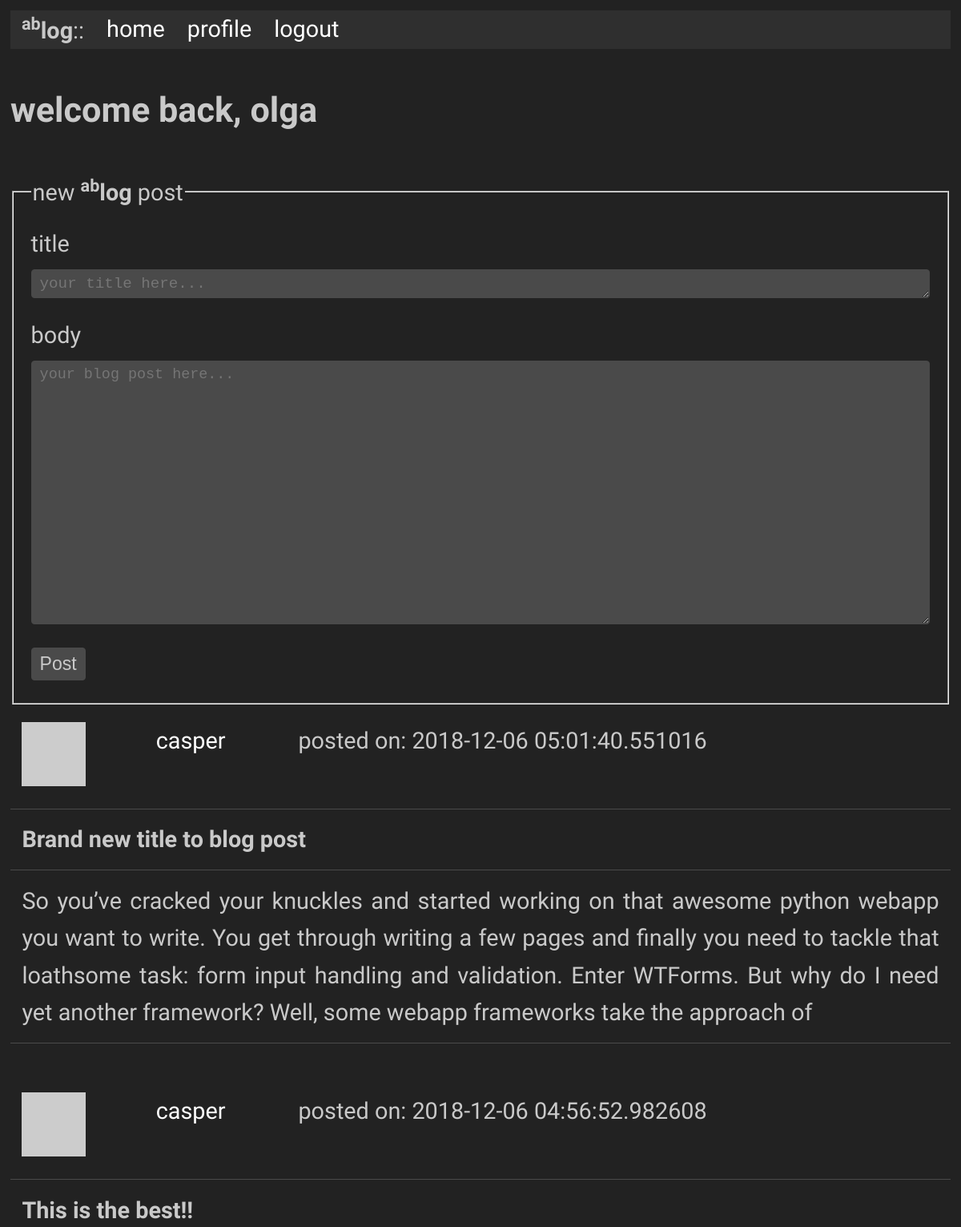
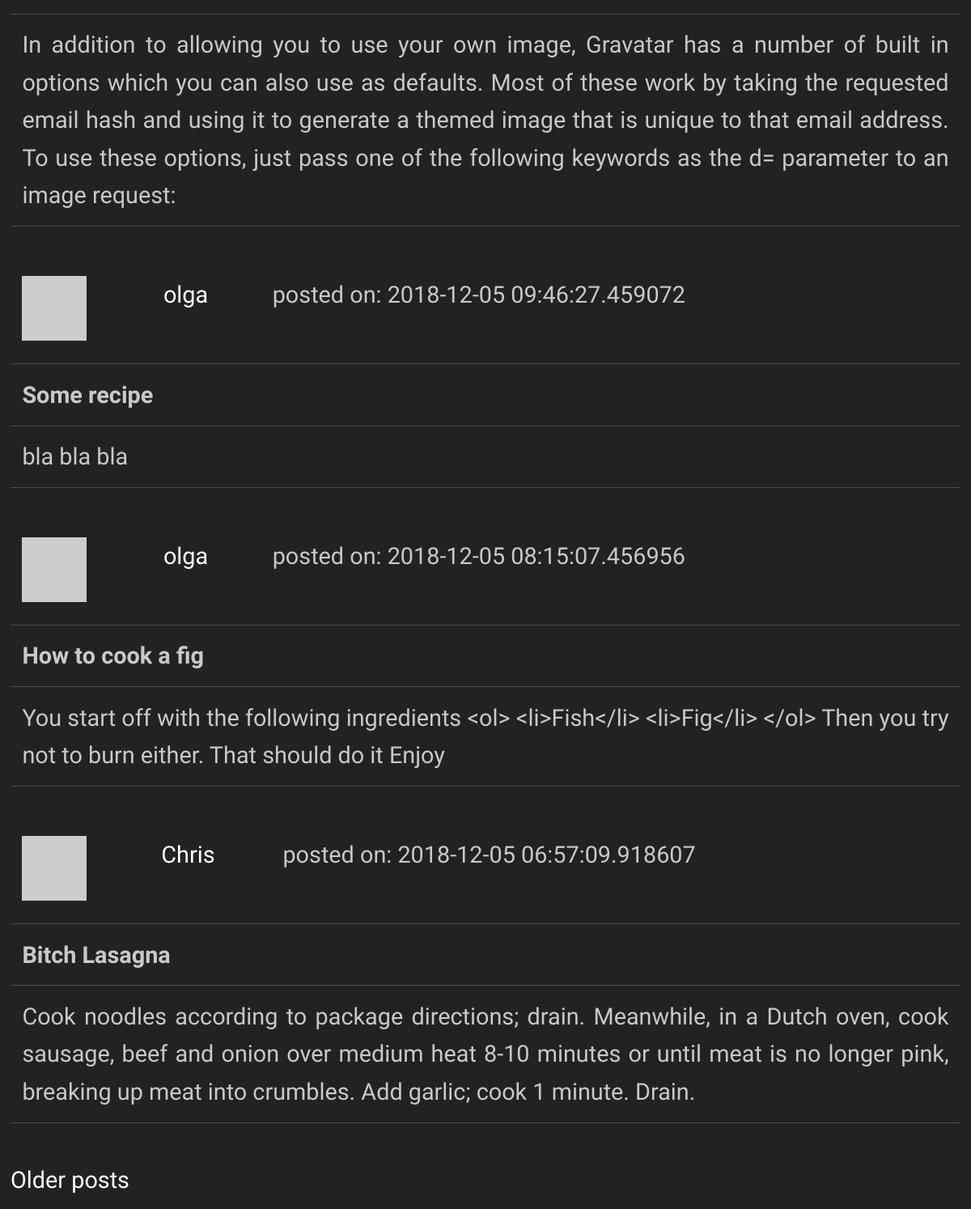
The page /index (signed in) on the database its author committed (2 pictures, top to bottom).
### app/models.py (models this page shows, shortened)
class User(UserMixin, db.Model):
    id            = db.Column(db.Integer, primary_key = True)
    username      = db.Column(db.String(64), index = True, unique = True)
    full_name     = db.Column(db.String(80), index = True)
    email         = db.Column(db.String(128), index = True, unique = True)
    password_hash = db.Column(db.String(128))
    posts         = db.relationship('Post', backref = 'author', lazy = 'dynamic')
    about_me      = db.Column(db.String(50))
    last_seen     = db.Column(db.DateTime, default=datetime.utcnow)
    """
    Generates password hash from password string
    """
    """
    Checks if provided password matches self.password_hash
    """
    """
    Fetches generated avatar from gravatar from hash, which is generated from email
    """
    def avatar(self, size = 64):
        digest = md5(self.email.lower().encode('utf-8')).hexdigest()
        return('https://gravatar.com/avatar/{}?d=retro&s={}'.format(digest, size))

class Post(db.Model):
    id           = db.Column(db.Integer, primary_key = True)
    title        = db.Column(db.String(40))
    body         = db.Column(db.String(100))
    timestamp    = db.Column(db.DateTime, index = True, default = datetime.utcnow)
    user_id      = db.Column(db.Integer, db.ForeignKey('user.id'))

### app/routes.py (the view)
@app.route('/', methods = ['POST', 'GET'])
@app.route('/index', methods = ['POST', 'GET'])
def index():
    page        = request.args.get('page', 1, type = int)
    posts       = Post.query.order_by(Post.timestamp.desc()).paginate(page, app.config['POSTS_PER_PAGE'], False)
    next_url    = url_for('index', page = posts.next_num) if posts.has_next else None
    prev_url    = url_for('index', page = posts.prev_num) if posts.has_prev else None
    if current_user.is_authenticated:
        form = PostForm()
        if form.validate_on_submit():
            post = Post(title = form.title.data, body = form.body.data, author = current_user)
            db.session.add(post)
            db.session.commit()
            flash('Posted!', category='message')
            return(redirect(url_for('index')))
        return(render_template('index.html',  title = "Home", form = form, posts = posts.items, next_url = next_url, prev_url = prev_url))
    else:
        return(render_template('welcome.html',  title = "Welcome", posts = posts.items, next_url = next_url, prev_url = prev_url))

### app/forms.py
class PostForm(FlaskForm):
    title   = TextAreaField('Title', validators = [DataRequired(), Length(min = 0, max = 40)], widget = TextArea())
    body    = TextAreaField('Body', validators = [DataRequired(), Length(min = 0, max = 100, message = "Blog post too long")], widget = TextArea())
    submit  = SubmitField('Post')

### app/models.py (called while the page is built)
@login.user_loader
def load_user(id):
    return User.query.get(int(id))

### app/routes.py (called while the page is built)
@app.before_request
def before_request():
    if current_user.is_authenticated:
        current_user.last_seen = datetime.utcnow()
        db.session.commit()

### app/templates/index.html (shortened to what this page needs)
{% extends "base.html" %}
{% block content %}
    <h4>welcome back, {{ current_user.username }}</h4>
    <form action = "" method = "post">
      <fieldset>
        <legend>new <b><sup>ab</sup>log</b> post</legend>
          <label for="textarea">title</label>
          <div>{{ form.title(size = 50, cols = 48, rows = 1.5, placeholder = "your title here...", class="textarea", id = "titlefield") }}</div>
          <label for="textarea">body</label>
          <div>{{ form.body(size = 512, cols = 48, rows = 15, placeholder = "your blog post here...", class="textarea", id = "bodyfield") }}</div>
          <div>{{ form.submit(class="button", id = "button") }}</div>
      </fieldset>
    </form>
    {% for post in posts %}
        {% include '_post.html' %}
    {% endfor %}
    {% if next_url %}
    <a href="{{ next_url }}">Older posts</a>
    {% endif %}
{% endblock %}

### app/templates/base.html (shortened to what this page needs)
<!doctype html>
<link rel="stylesheet" href="{{ url_for('static', filename='style.css') }}">
<html>
    <head>
    </head>
    <body>
      <ul>
        <li><b><sup>ab</sup>log</b>::</li>
        <li><a href="{{ url_for('index') }}">home</a></li>
        {% if current_user.is_anonymous %}
        <li>
          <a href="{{ url_for('login') }}">login</a>
        </li>
        {% else %}
        <li>
          <a href="{{ url_for('user', username = current_user.username) }}">profile</a>
        </li>
        <li>
          <a href="{{ url_for('logout') }}">logout</a>
          {% endif %}
        </li>
      </ul>
      {% block content %}{% endblock %}
    </body>
</html>

### app/templates/_post.html
<table>
    <tr valign="top">
        <td>
          <img src="{{ post.author.avatar(48) }}"><br>
        </td>
        <td>
          <a href="{{ url_for('user', username=post.author.username) }}">{{ post.author.username }}</a>
        </td>
        <td>
          posted on: {{ post.timestamp }}
        </td>
    </tr>
</table>
<table>
  <tr>
      <td><b>{{ post.title }}<b></td>
  </tr>
  <tr>
      <td>{{ post.body }}</td>
  </tr>
</table>
<br>

### app/static/style.css (style rules this page uses)
body { font-size: 1.8rem; line-height: 1.618; max-width: 52em; margin: auto; font-family: 'Quattrocento Sans', sans-serif; color: #c9c9c9; background-color: #222222; padding: 13px; }
h1, h2, h3, h4, h5, h6 { font-family: 'Quattrocento Sans', sans-serif; font-weight: 700; overflow-wrap: break-word; word-wrap: break-word; -ms-word-break: break-all; word-break: break-word; -ms-hyphens: auto; -moz-hyphens: auto; -webkit-hyphens: auto; hyphens: auto; }
h4 { line-height: 0.9; font-size: 1.5em; }
small, sub, sup { font-size: 75%; }
a { text-decoration: none; color: #ffffff; }
ul { list-style-type: none; margin: 0; padding: 0; overflow: hidden; background-color: #2f2f2f; }
li { float: left; padding: 0px 14px; }
li a { display: block; color: white; text-align: center; text-decoration: none; }
#titlefield { font-size: 1.2rem; }
#bodyfield { font-size: 1.15rem; }
table { text-align: justify; width: 100%; border-collapse: collapse; }
td, th { padding: 0.5em; border-bottom: 1px solid #4a4a4a; }
input, textarea { border: 1px solid #c9c9c9; }
textarea { width: 100%; }
.button, button { font-size: 0.8em; display: inline-block; padding: 5px 10px; text-align: center; text-decoration: none; white-space: nowrap; background-color: #2f2f2f; color: #222222; border-radius: 1px; border: 1px solid #2f2f2f; cursor: pointer; box-sizing: border-box; }
textarea, select, input[type] { color: #c9c9c9; padding: 6px 10px; margin-bottom: 10px; background-color: #4a4a4a; border: 1px solid #4a4a4a; border-radius: 4px; box-shadow: none; box-sizing: border-box; }
label, legend, fieldset { display: block; margin-bottom: .5rem; font-weight: 500; }

### rows shown on the page
User: username "olga"
Post: author.username "casper", timestamp "2018-12-06 05:01:40.551016", title "Brand new title to blog post", body "So you’ve cracked your knuckles and started working on that awesome python webapp you want to write. You get through writing a few pages and finally you need to tackle that loathsome task: form input handling and validation. Enter WTForms. But why do I need yet another framework? Well, some webapp frameworks take the approach of"
Post: author.username "casper", timestamp "2018-12-06 04:56:52.982608", title "This is the best!!", body "In addition to allowing you to use your own image, Gravatar has a number of built in options which you can also use as defaults. Most of these work by taking the requested email hash and using it to generate a themed image that is unique to that email address. To use these options, just pass one of the following keywords as the d= parameter to an image request:"
Post: author.username "olga", timestamp "2018-12-05 09:46:27.459072", title "Some recipe", body "bla bla bla"
Post: author.username "olga", timestamp "2018-12-05 08:15:07.456956", title "How to cook a fig", body "You start off with the following ingredients <ol> <li>Fish</li> <li>Fig</li> </ol> Then you try not to burn either. That should do it Enjoy"
Post: author.username "Chris", timestamp "2018-12-05 06:57:09.918607", title "Bitch Lasagna", body "Cook noodles according to package directions; drain. Meanwhile, in a Dutch oven, cook sausage, beef and onion over medium heat 8-10 minutes or until meat is no longer pink, breaking up meat into crumbles. Add garlic; cook 1 minute. Drain."
